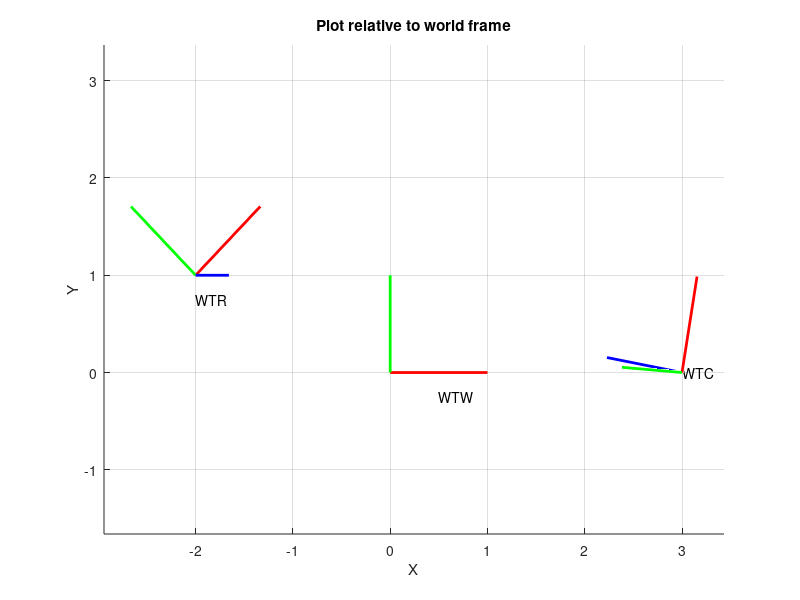
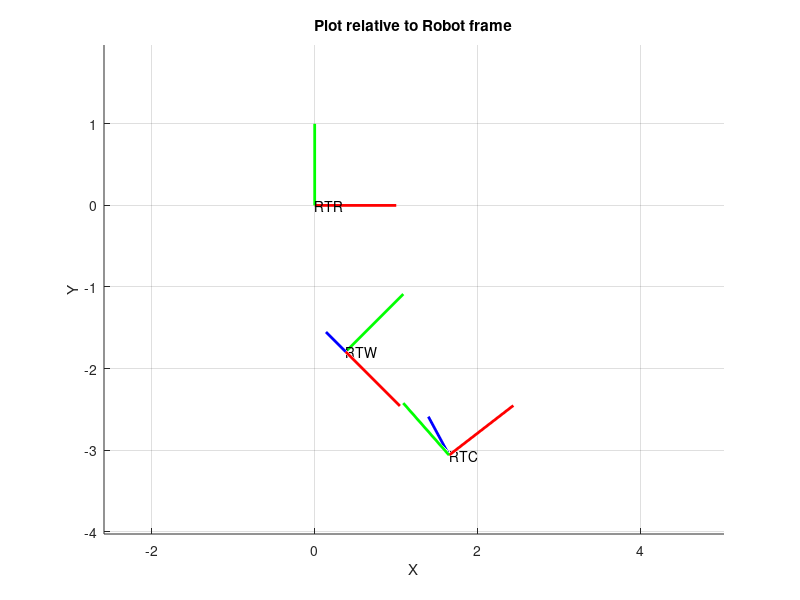
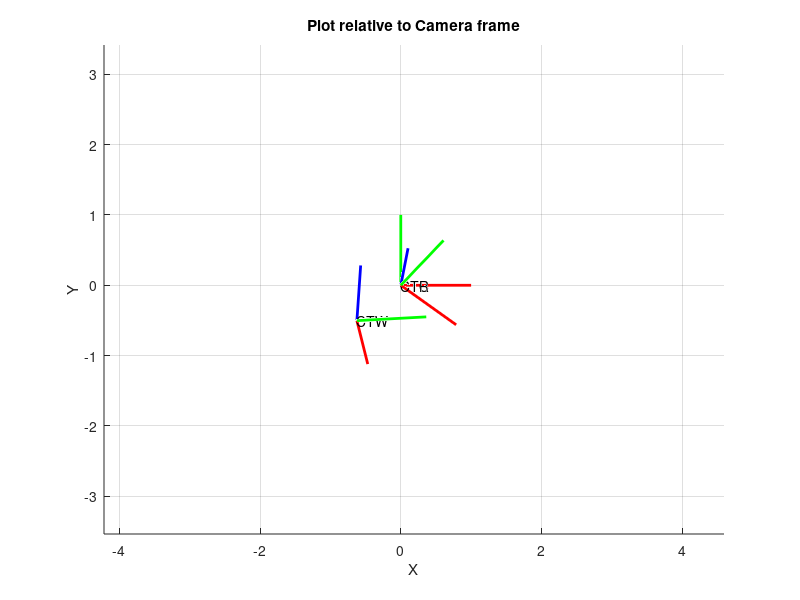

MATLAB code for these plots, in order:
clc;
clear all;
close all;
%%
% Define the frame matrices relative to world
WTW = eye(4);

WTR= [[0.6645 -0.6645 0.3420 -2]
      [0.7071 0.7071 0 1]
      [-0.2418 0.2418 0.9397 -1]
      [0 0 0 1]];

WTC = [[0.1543 -0.6172 -0.7715 3];
      [0.9866 0.0538 0.1543 0];
      [0.0538 0.7850 -0.6172 3];
      [0 0 0 1]];

% Compute the origins of the world, robot, camera frame
origin_w = WTW(:, 4);
origin_c = WTC(:, 4);
origin_r= WTR(:, 4);

% Compute the position of the x, y, and z axes of the each frame
pos_mat= [[1 0 0 1];
        [0 1 0 1];
        [0 0 1 1]] ;
x_axis_w = WTW * pos_mat(1,:)';
y_axis_w = WTW * pos_mat(2,:)';
z_axis_w = WTW * pos_mat(3,:)';

x_axis_r = WTR * pos_mat(1,:)';
y_axis_r = WTR * pos_mat(2,:)';
z_axis_r = WTR * pos_mat(3,:)';

x_axis_c = WTC * pos_mat(1,:)';
y_axis_c = WTC * pos_mat(2,:)';
z_axis_c = WTC * pos_mat(3,:)';

% Plot the world, robot, camera frames relative to world frame
figure(1)
hold on
plot3([origin_w(1) x_axis_w(1)], [origin_w(2) x_axis_w(2)], [origin_w(3) x_axis_w(3)], 'r', 'LineWidth', 2)
plot3([origin_w(1) y_axis_w(1)], [origin_w(2) y_axis_w(2)], [origin_w(3) y_axis_w(3)], 'g', 'LineWidth', 2)
plot3([origin_w(1) z_axis_w(1)], [origin_w(2) z_axis_w(2)], [origin_w(3) z_axis_w(3)], 'b', 'LineWidth', 2)
text(x_axis_w(1)-0.5, y_axis_w(1)-0.25, z_axis_w(1), "WTW")


plot3([origin_r(1) x_axis_r(1)], [origin_r(2) x_axis_r(2)], [origin_r(3) x_axis_r(3)], 'r', 'LineWidth', 2)
plot3([origin_r(1) y_axis_r(1)], [origin_r(2) y_axis_r(2)], [origin_r(3) y_axis_r(3)], 'g', 'LineWidth', 2)
plot3([origin_r(1) z_axis_r(1)], [origin_r(2) z_axis_r(2)], [origin_r(3) z_axis_r(3)], 'b', 'LineWidth', 2)
text(origin_r(1), origin_r(2)-0.25, origin_r(3), "WTR")

plot3([origin_c(1) x_axis_c(1)], [origin_c(2) x_axis_c(2)], [origin_c(3) x_axis_c(3)], 'r', 'LineWidth', 2)
plot3([origin_c(1) y_axis_c(1)], [origin_c(2) y_axis_c(2)], [origin_c(3) y_axis_c(3)], 'g', 'LineWidth', 2)
plot3([origin_c(1) z_axis_c(1)], [origin_c(2) z_axis_c(2)], [origin_c(3) z_axis_c(3)], 'b', 'LineWidth', 2)
text(origin_c(1), origin_c(2), origin_c(3), "WTC")
xlabel('X')
ylabel('Y')
zlabel('Z')
title('Plot relative to world frame')
grid on
axis equal
hold off

%%

% Define the frame matrices relative to robot
RTW= inv(WTR);
RTR= RTW * WTR ;
RTC= RTW * WTC ;

% Compute the origins of the world, robot, camera frame
origin_w = RTW(:, 4);
origin_r= RTR(:, 4);
origin_c = RTC(:, 4);


% Compute the position of the x, y, and z axes of the each frame
pos_mat= [[1 0 0 1];
        [0 1 0 1];
        [0 0 1 1]] ;
x_axis_w = RTW * pos_mat(1,:)';
y_axis_w = RTW * pos_mat(2,:)';
z_axis_w = RTW * pos_mat(3,:)';

x_axis_r = RTR * pos_mat(1,:)';
y_axis_r = RTR * pos_mat(2,:)';
z_axis_r = RTR * pos_mat(3,:)';

x_axis_c = RTC * pos_mat(1,:)';
y_axis_c = RTC * pos_mat(2,:)';
z_axis_c = RTC * pos_mat(3,:)';

% Plot the world, robot, camera frames relative to robot frame
figure(2)
hold on
plot3([origin_w(1) x_axis_w(1)], [origin_w(2) x_axis_w(2)], [origin_w(3) x_axis_w(3)], 'r', 'LineWidth', 2)
plot3([origin_w(1) y_axis_w(1)], [origin_w(2) y_axis_w(2)], [origin_w(3) y_axis_w(3)], 'g', 'LineWidth', 2)
plot3([origin_w(1) z_axis_w(1)], [origin_w(2) z_axis_w(2)], [origin_w(3) z_axis_w(3)], 'b', 'LineWidth', 2)
text(origin_w(1), origin_w(2), origin_w(3), "RTW")


plot3([origin_r(1) x_axis_r(1)], [origin_r(2) x_axis_r(2)], [origin_r(3) x_axis_r(3)], 'r', 'LineWidth', 2)
plot3([origin_r(1) y_axis_r(1)], [origin_r(2) y_axis_r(2)], [origin_r(3) y_axis_r(3)], 'g', 'LineWidth', 2)
plot3([origin_r(1) z_axis_r(1)], [origin_r(2) z_axis_r(2)], [origin_r(3) z_axis_r(3)], 'b', 'LineWidth', 2)
text(origin_r(1), origin_r(2), origin_r(3), "RTR")

plot3([origin_c(1) x_axis_c(1)], [origin_c(2) x_axis_c(2)], [origin_c(3) x_axis_c(3)], 'r', 'LineWidth', 2)
plot3([origin_c(1) y_axis_c(1)], [origin_c(2) y_axis_c(2)], [origin_c(3) y_axis_c(3)], 'g', 'LineWidth', 2)
plot3([origin_c(1) z_axis_c(1)], [origin_c(2) z_axis_c(2)], [origin_c(3) z_axis_c(3)], 'b', 'LineWidth', 2)
text(origin_c(1), origin_c(2), origin_c(3), "RTC")
xlabel('X')
ylabel('Y')
zlabel('Z')
title("Plot relative to Robot frame")
grid on
axis equal
hold off

%%


% Define the frame matrices relative to camera
CTW= inv(WTC);
CTR= CTW * WTR;%inv(RTC)
CTC= CTW * WTC;

% Compute the origins of the world, robot, camera frame
origin_w = CTW(:, 4);
origin_r= CTR(:, 4);
origin_c = CTC(:, 4);


% Compute the position of the x, y, and z axes of the each frame
pos_mat= [[1 0 0 1];
          [0 1 0 1];
          [0 0 1 1]] ;
x_axis_w = CTW * pos_mat(1,:)';
y_axis_w = CTW * pos_mat(2,:)';
z_axis_w = CTW * pos_mat(3,:)';

x_axis_r = CTR * pos_mat(1,:)';
y_axis_r = CTR * pos_mat(2,:)';
z_axis_r = CTR * pos_mat(3,:)';

x_axis_c = CTC * pos_mat(1,:)';
y_axis_c = CTC * pos_mat(2,:)';
z_axis_c = CTC * pos_mat(3,:)';

% Plot the world, robot, camera frames relative to camera frame
figure(3)
hold on
plot3([origin_w(1) x_axis_w(1)], [origin_w(2) x_axis_w(2)], [origin_w(3) x_axis_w(3)], 'r', 'LineWidth', 2)
plot3([origin_w(1) y_axis_w(1)], [origin_w(2) y_axis_w(2)], [origin_w(3) y_axis_w(3)], 'g', 'LineWidth', 2)
plot3([origin_w(1) z_axis_w(1)], [origin_w(2) z_axis_w(2)], [origin_w(3) z_axis_w(3)], 'b', 'LineWidth', 2)
text(origin_w(1), origin_w(2), origin_w(3), "CTW")


plot3([origin_r(1) x_axis_r(1)], [origin_r(2) x_axis_r(2)], [origin_r(3) x_axis_r(3)], 'r', 'LineWidth', 2)
plot3([origin_r(1) y_axis_r(1)], [origin_r(2) y_axis_r(2)], [origin_r(3) y_axis_r(3)], 'g', 'LineWidth', 2)
plot3([origin_r(1) z_axis_r(1)], [origin_r(2) z_axis_r(2)], [origin_r(3) z_axis_r(3)], 'b', 'LineWidth', 2)
text(origin_r(1), origin_r(2), origin_r(3), "CTR")

plot3([origin_c(1) x_axis_c(1)], [origin_c(2) x_axis_c(2)], [origin_c(3) x_axis_c(3)], 'r', 'LineWidth', 2)
plot3([origin_c(1) y_axis_c(1)], [origin_c(2) y_axis_c(2)], [origin_c(3) y_axis_c(3)], 'g', 'LineWidth', 2)
plot3([origin_c(1) z_axis_c(1)], [origin_c(2) z_axis_c(2)], [origin_c(3) z_axis_c(3)], 'b', 'LineWidth', 2)
text(origin_c(1), origin_c(2), origin_c(3), "CTC")
xlabel('X')
ylabel('Y')
zlabel('Z')
title("Plot relative to Camera frame")
grid on
axis equal
hold off
